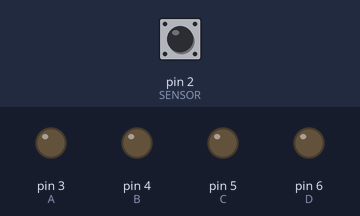
This sketch was run on a simulated Arduino Uno, built with avr-gcc and run on an emulated ATmega328P. On the bench: output pins drawn as LEDs (lit = HIGH). Dashed ring = blinking. The inputs (shaded band) are chosen by the test bench; at power-on: pin 2 (SENSOR) HIGH.

Above: at 1.2 s.
1.3 s: pin 2 (SENSOR) pulsed LOW 5 times (0.12 s each, 0.3 s apart)
At 1.65 s:
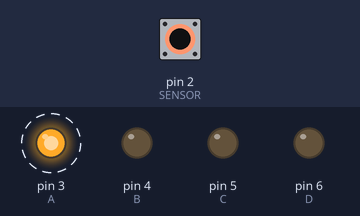
At 3.1 s:
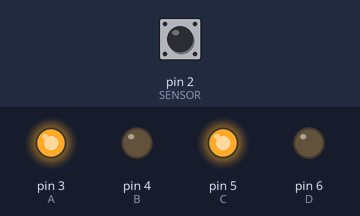
4.3 s: pin 2 (SENSOR) pulsed LOW 2 times (0.12 s each, 0.3 s apart)
At 5.9 s:
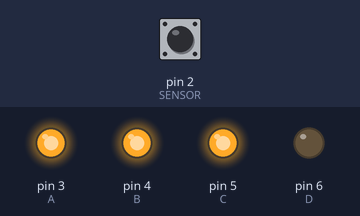
Timing chart, 0 to 7.4 s (numbered marks = the images above; inputs shaded):
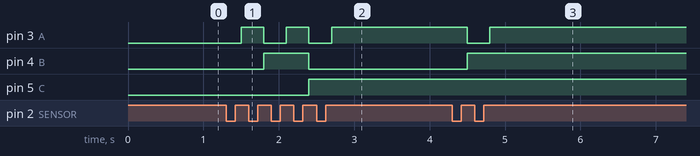

Measured:
- after the input at 1.3 s, pin 3 (A): alternates HIGH for 0.30 s and LOW for 0.30 s, 5 changes in all, then stays HIGH, starting after 0.20 s; pin 4 (B): LOW → HIGH after 0.50 s, → LOW 0.60 s later; pin 5 (C): LOW → HIGH after 1.1 s
- after the input at 4.3 s, pin 3 (A): HIGH → LOW after 0.20 s, → HIGH 0.30 s later; pin 4 (B): LOW → HIGH after 0.20 s

The sketch:

contador_con_sensor.ino
```cpp
#define SENSOR 2

#define A 3
#define B 4
#define C 5
#define D 6

byte contador = 0;


void setup() {
  pinMode(A, OUTPUT);
  pinMode(B, OUTPUT);
  pinMode(C, OUTPUT);
  pinMode(D, OUTPUT);

  pinMode(SENSOR, INPUT_PULLUP);
  digitalWrite(SENSOR, 1);
}

void loop() {
  if(digitalRead(SENSOR) == 0){ delay(100);
    if(digitalRead(SENSOR) == 1){ contador += 1; }
  }

  if(contador == 1){
    digitalWrite(A, 1);
    digitalWrite(B, 0);
    digitalWrite(C, 0);
    digitalWrite(D, 0);
    }
  if(contador == 2){
    digitalWrite(A, 0);
    digitalWrite(B, 1);
    digitalWrite(C, 0);
    digitalWrite(D, 0);
    }
  if(contador == 3){
    digitalWrite(A, 1);
    digitalWrite(B, 1);
    digitalWrite(C, 0);
    digitalWrite(D, 0);
    }
  if(contador == 4){
    digitalWrite(A, 0);
    digitalWrite(B, 0);
    digitalWrite(C, 1);
    digitalWrite(D, 0);
    }
  if(contador == 5){
    digitalWrite(A, 1);
    digitalWrite(B, 0);
    digitalWrite(C, 1);
    digitalWrite(D, 0);
    }
  if(contador == 6){
    digitalWrite(A, 0);
    digitalWrite(B, 1);
    digitalWrite(C, 1);
    digitalWrite(D, 0);
    }
  if(contador == 7){
    digitalWrite(A, 1);
    digitalWrite(B, 1);
    digitalWrite(C, 1);
    digitalWrite(D, 0);
    }
  if(contador == 8){
    digitalWrite(A, 0);
    digitalWrite(B, 0);
    digitalWrite(C, 0);
    digitalWrite(D, 1);
    }
  if(contador == 9){
    digitalWrite(A, 1);
    digitalWrite(B, 0);
    digitalWrite(C, 0);
    digitalWrite(D, 1);
    }
    if(contador == 10){
    digitalWrite(A, 0);
    digitalWrite(B, 0);
    digitalWrite(C, 0);
    digitalWrite(D, 0);
    contador = 0;
    }
}
```
